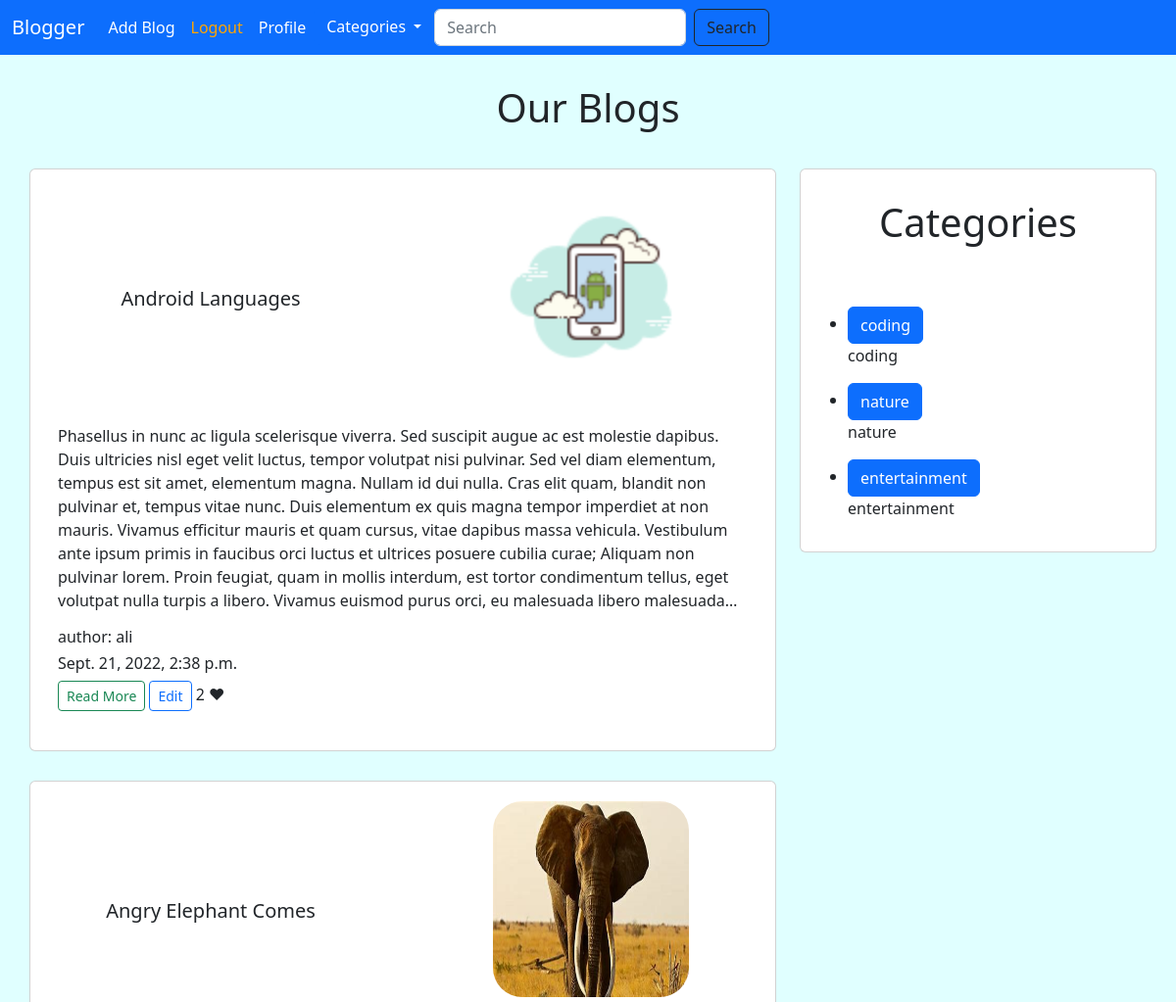
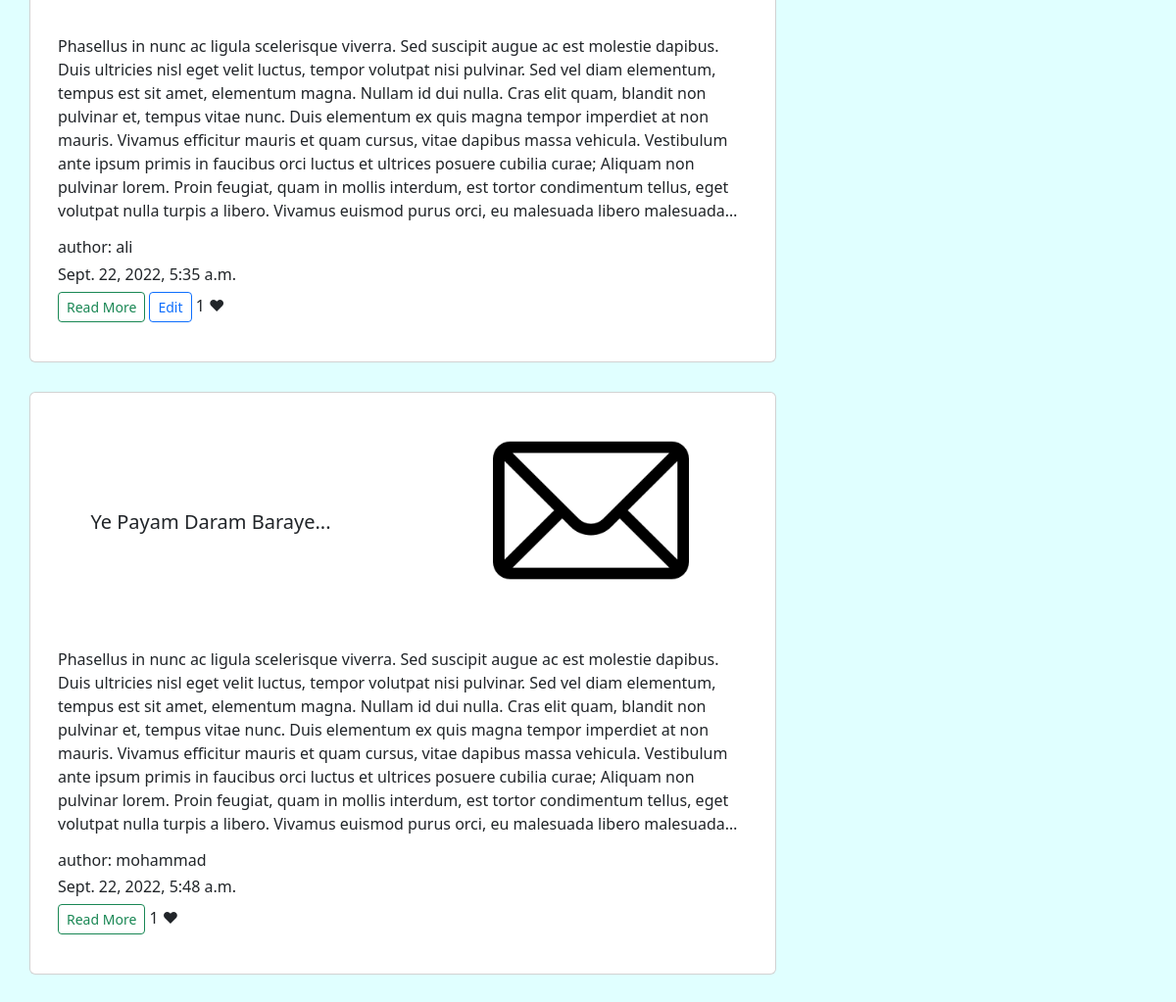
The app's page / (signed in) with its own data (2 pictures, top to bottom).
### blog/models.py (models this page shows, shortened)
class Blog(models.Model):
    slug = models.CharField(max_length=500, unique=True)
    created_on = models.DateTimeField(auto_now_add=True)
    author = models.ForeignKey(User, on_delete=models.CASCADE)
    title = models.CharField(max_length=150)
    body = models.TextField(max_length=4000)
    category = models.ForeignKey(
        Category, on_delete=models.PROTECT, null=False)
    image = models.ImageField(default='kiaei.jpg',
                              upload_to='blog_pictures')
    likes = models.ManyToManyField(User, related_name='blog_posts')
    def total_likes(self):
        return self.likes.count()

class Category(models.Model):
    name = models.CharField(max_length=150)
    description = models.CharField(max_length=1000)

### blog/views.py (the view)
# urls.py: path('', views.index, name='index'),
def index(request):
    blogs = Blog.objects.all()
    categories = Category.objects.all()
    context = {
        'blogs': blogs,
        'categories': categories,
    }
    return render(request, 'blog/index.html', context)

### blog/templates/blog/index.html
{% extends 'blog/base.html' %}
{% block body %}
<h1 style="text-align: center;">Our Blogs</h1>
<div class="row">
    <div class="col-md-8">
        {% for blog in blogs %}
        <div style="margin-left: 30px; margin-bottom: 30px;" class="card">
            <div class="row">
                <div class="col-md-6 text-center">
                    <h5 style="margin-top:120px;" class="card-title">{{ blog.title }}</h5>
                </div>
                <div class="col-md-6">
                    <img style="border-radius: 30px; margin-left: 80px; margin-top: 20px;" width="200px" height="200px"
                        src="{{ blog.image.url }}" alt="">
                </div>
            </div>
            <div class="row">
                <div style="padding: 40px;" class="col-md-12">
                    <p class="card-text text">{{ blog.body }}</p>
                    <h6>author: {{ blog.author }}</h6>
                    <h6>{{ blog.created_on }}</h6>
                    <a href="{% url 'blog:details' blog.slug %}" class="btn btn-outline-success btn-sm">Read
                        More</a>
                    {% if user.is_authenticated and request.user == blog.author %}
                    <a href="{% url 'blog:update_blog' blog.id %}" class="btn btn-outline-primary btn-sm">Edit</a>
                    {% endif %}
                    {{ blog.total_likes }} ❤
                </div>
            </div>
        </div>
        {% endfor %}
    </div>
    <div class="col-md-4">
        <div style="margin-right:20px;" class="card">
            <div class="card-title">
                <h1>Categories</h1>
            </div>
            <div class="card-body">
                <ul>
                    {% for category in categories %}
                    <li>
                        <a class="btn btn-primary" href="{% url 'blog:category' category.name %}">{{category.name}}</a>
                        <p>{{ category.description }}</p>
                    </li>
                    {% endfor %}
                </ul>
            </div>
        </div>
    </div>
</div>
{% endblock body %}

### blog/templates/blog/base.html (shortened to what this page needs)
{% load static %}
<!DOCTYPE html>
<html lang="en">
<head>
   <link href="https://cdn.jsdelivr.net/npm/bootstrap@5.2.0/dist/css/bootstrap.min.css" rel="stylesheet"
>
   <link rel="stylesheet" href="{% static 'blog/style.css' %}">
</head>
<body>
<nav class="navbar navbar-expand-lg navbar-dark bg-primary ">
   <div class="container-fluid">
      <a class="navbar-brand" href="{% url 'blog:index' %}">Blogger</a>
      <div class="collapse navbar-collapse " id="navbarNav">
         <ul class="navbar-nav">
            {% if user.is_authenticated %}
               <li class="nav-item">
                  <a class="nav-link active" href="{% url 'blog:add_blog' %}">Add Blog</a>
               </li>
               <li class="nav-item">
                  <a style="color: orange;" class="nav-link active" href="{% url 'logout' %}">Logout</a>
               </li>
               <li class="nav-item">
                  <a class=" nav-link active" href="{% url 'profile' %}">Profile</a>
               </li>
            {% endif %}
            <li>
               <div.3 class="dropdown">
                  <button class="btn btn-primary dropdown-toggle" type="button" data-bs-toggle="dropdown"
                          aria-expanded="false">
                     Categories
                  </button>
               </div.3>
            </li>
         </ul>
         <form class="d-flex" role="search">
            <input class="form-control me-2" type="search" placeholder="Search" aria-label="Search">
            <button class="btn btn-outline-dark" type="submit">Search</button>
         </form>
      </div>
   </div>
</nav>
{% block body %}
{% endblock body %}
</body>
</html>

### blog/static/blog/style.css (style rules this page uses)
h1 { text-align: center; padding: 30px; }
body { background-color: lightcyan; }
.text { overflow: hidden; text-overflow: ellipsis; display: -webkit-box; -webkit-line-clamp: 8; line-clamp: 8; -webkit-box-orient: vertical; }

### records on screen
Blog: title "Android Languages", image (picture), body "Phasellus in nunc ac ligula scelerisque viverra. Sed suscipit augue ac est molestie dapibus. Duis ultricies nisl eget velit luctus, tempor volutpat nisi pulvinar. Sed vel diam elementum, tempus est sit amet, elementum magna. Nullam id dui nulla. Cras elit quam, blandit non pulvinar et, tempus vitae nunc. Duis elementum ex quis magna tempor imperdiet at non mauris. Vivamus efficitur mauris et quam cursus, vitae dapibus massa vehicula. Vestibulum ante ipsum primis in faucibus orci luctus et ultrices posuere cubilia curae; Aliquam non pulvinar lorem. Proin feugiat, quam in mollis interdum, est tortor condimentum tellus, eget volutpat nulla turpis a libero. Vivamus euismod purus orci, eu…", author "ali", created_on "Sept. 21, 2022, 2:38 p.m.", shows "Edit", total_likes "2"
Blog: title "Angry Elephant Comes", image (picture), body "Phasellus in nunc ac ligula scelerisque viverra. Sed suscipit augue ac est molestie dapibus. Duis ultricies nisl eget velit luctus, tempor volutpat nisi pulvinar. Sed vel diam elementum, tempus est sit amet, elementum magna. Nullam id dui nulla. Cras elit quam, blandit non pulvinar et, tempus vitae nunc. Duis elementum ex quis magna tempor imperdiet at non mauris. Vivamus efficitur mauris et quam cursus, vitae dapibus massa vehicula. Vestibulum ante ipsum primis in faucibus orci luctus et ultrices posuere cubilia curae; Aliquam non pulvinar lorem. Proin feugiat, quam in mollis interdum, est tortor condimentum tellus, eget volutpat nulla turpis a libero. Vivamus euismod purus orci, eu…", author "ali", created_on "Sept. 22, 2022, 5:35 a.m.", shows "Edit", total_likes "1"
Blog: title "Ye Payam Daram Baraye...", image (picture), body "Phasellus in nunc ac ligula scelerisque viverra. Sed suscipit augue ac est molestie dapibus. Duis ultricies nisl eget velit luctus, tempor volutpat nisi pulvinar. Sed vel diam elementum, tempus est sit amet, elementum magna. Nullam id dui nulla. Cras elit quam, blandit non pulvinar et, tempus vitae nunc. Duis elementum ex quis magna tempor imperdiet at non mauris. Vivamus efficitur mauris et quam cursus, vitae dapibus massa vehicula. Vestibulum ante ipsum primis in faucibus orci luctus et ultrices posuere cubilia curae; Aliquam non pulvinar lorem. Proin feugiat, quam in mollis interdum, est tortor condimentum tellus, eget volutpat nulla turpis a libero. Vivamus euismod purus orci, eu…", author "mohammad", created_on "Sept. 22, 2022, 5:48 a.m.", total_likes "1"
Category: name "coding", description "coding"
Category: name "nature", description "nature"
Category: name "entertainment", description "entertainment"
